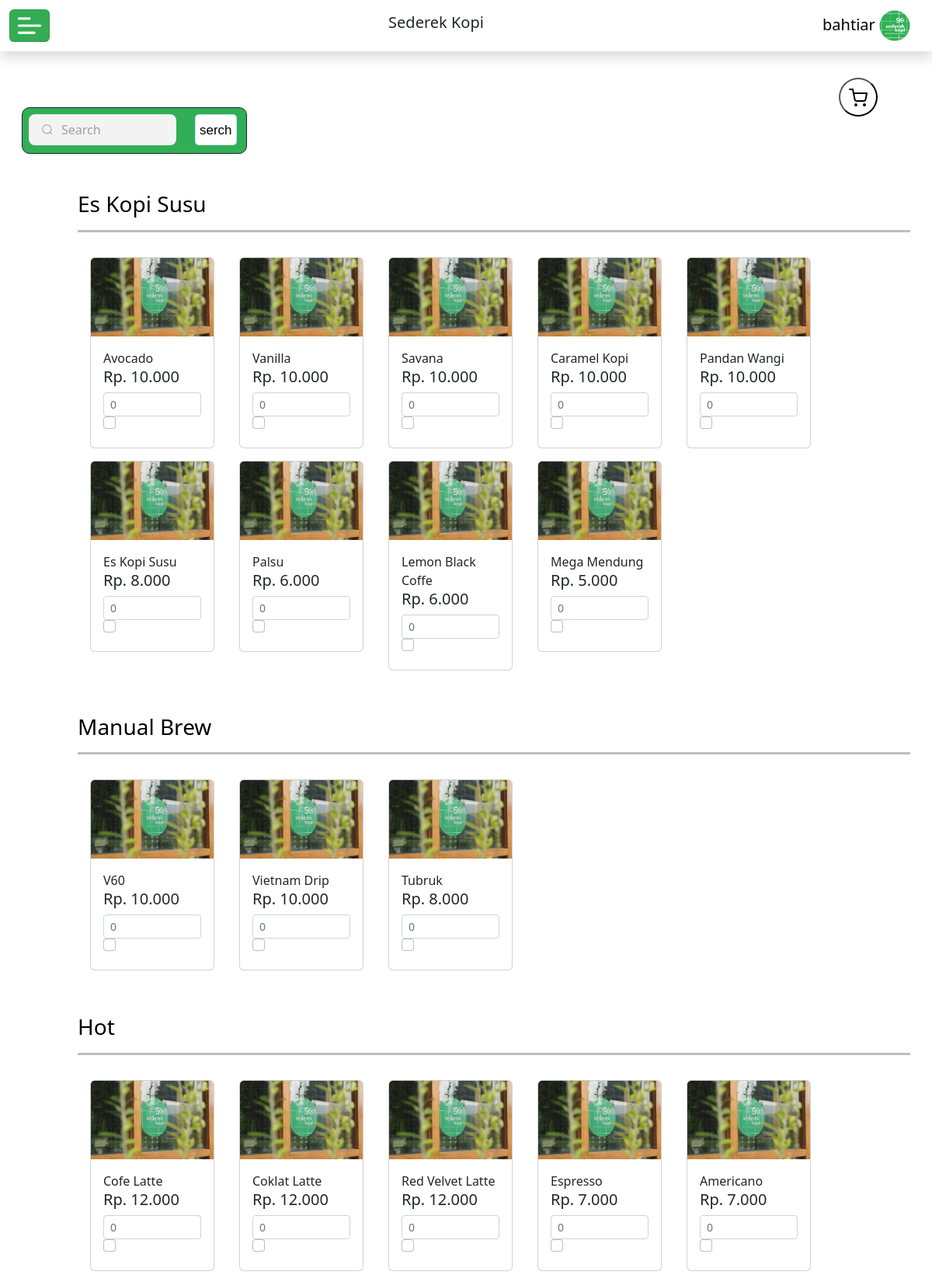
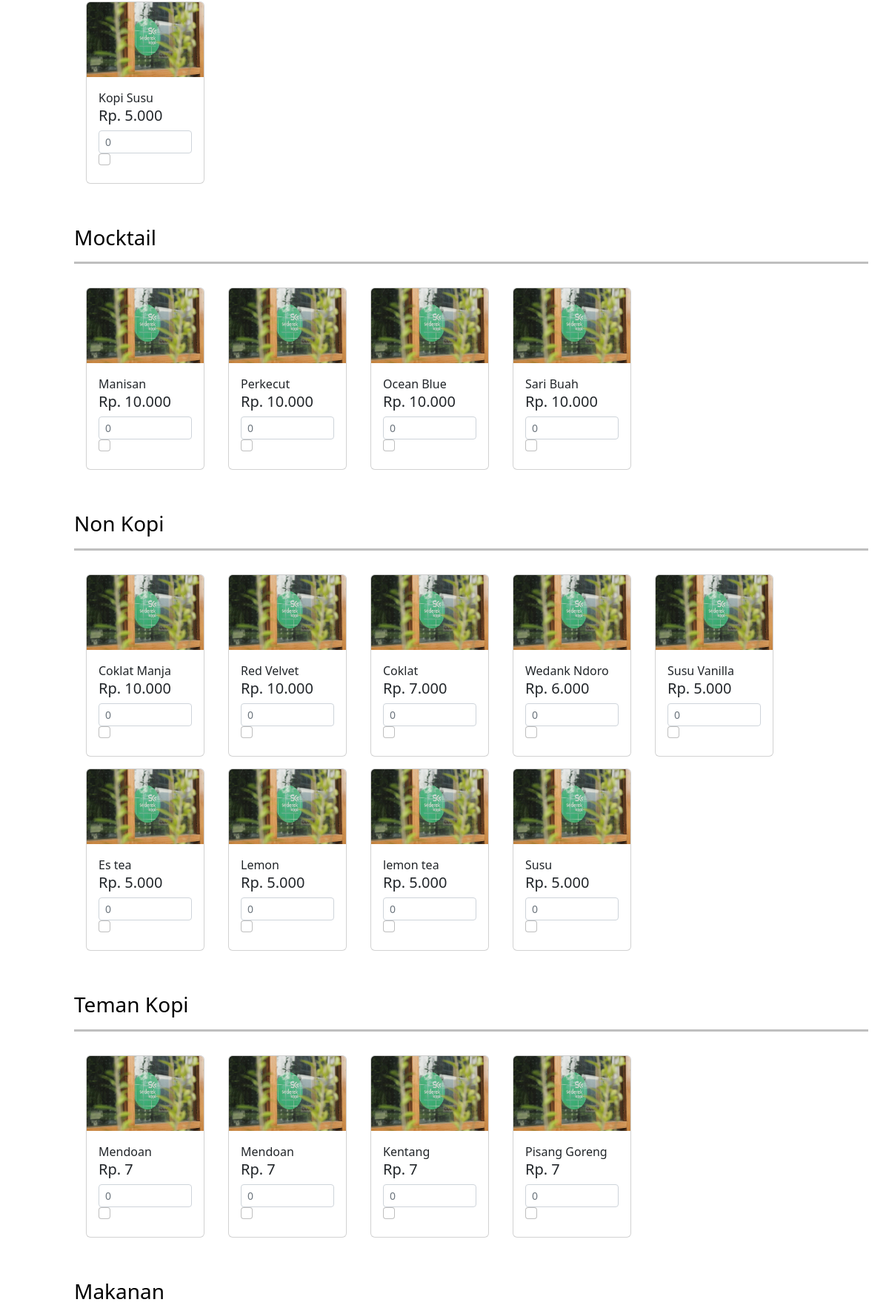
The app's page /admin/index.php (signed in, upper part) with its own data (2 pictures, top to bottom).
### tables this page shows
CREATE TABLE `kategori` (
  `id_kategori` int(11) NOT NULL,
  `nama_kategori` varchar(30) NOT NULL
);

CREATE TABLE `menu` (
  `id_menu` int(11) NOT NULL,
  `nama_menu` varchar(50) NOT NULL,
  `id_ketegori` int(11) NOT NULL,
  `stok` int(11) NOT NULL,
  `harga` int(11) NOT NULL
);

### admin/index.php (the view, shortened to what this page needs)
<?php
require'../koneksi/conn.php';
?>
<!doctype html>
<html lang="en">
<head>
    <link rel="stylesheet" href="cssadmin.css">
    <link href="https://cdn.jsdelivr.net/npm/bootstrap@5.2.0/dist/css/bootstrap.min.css" rel="stylesheet"
>
</head>
<body class="">
    <div>
        <nav class="navbar  fixed-top shadow mb-5  nav">
            <div class="container-fluid">
                <button class="navbar-toggler " type="button" data-bs-toggle="offcanvas"
                    data-bs-target="#offcanvasNavbar" aria-controls="offcanvasNavbar">
                    <span class="iconburger"><img src="gambar/menu3.png" alt=""></span>
                </button>
                <h5 class="" id="offcanvasNavbarLabel">Sederek Kopi</h5>
                <div class="navbar-brand">
                    <a class="" href="#"><?= $_SESSION['nama_karyawan'] ?></a>
                    <img src="gambar/logo_Sk.PNG" alt="">
                </div>
            </div>
        </nav>
        <button class="btnkran  "><a href="#daftarpesanan"><img src="gambar/card.svg" alt=""></a></button>
        <div class=" row mt-3 px-3 " style="margin:0; min-height: 100vh; background-color: #ffff;">
            <div class="col-xxl-9 col-xl-12 pt-4  mt-5 mx-auto ">
                <div class="col-12 formserch ">
                    <form class="row " action="#" method="post">
                        <div class="col-auto my-2">
                            <div class="group ms-2">
                                <input placeholder="Search" type="search" name="inputserch" id="inputPassword2"
                                    class="input">
                            </div>
                        </div>
                        <div class="col my-2 ">
                            <div>
                                <button type="submit" name="serch" value="serch"
                                    class="btn btn-primary mb-3  btnsrc">serch</button>
                            </div>
                        </div>
                    </form>
                </div>
                <form action="cek.php" method="post">
        <div class="row m-auto bodycontent" >
                        <?php
                        if(!empty ($inputserch)){
                            $results = mysqli_query($koneksi,"SELECT * FROM kategori where id_kategori <= 1;");
                        }else{
                            $results = mysqli_query($koneksi,"SELECT * FROM `kategori` ORDER BY `kategori`.`id_kategori` ASC");
                        }
                                    while($rowKategori = mysqli_fetch_array($results)){ ?>
                        <div class="row mx-xxl-5 mx-md-5 mx-sm-0">
                            <div class="row ">
                                <?php
                                                    if (!empty ($_POST['inputserch'])) {
                                                        $kategori="";
                                            }else{
                                           $kategori=  $rowKategori['nama_kategori'] ;
                                            }?>
                                <h3 class="mt-5" id="<?= $kategori ?>"><?= $kategori ?>
                                    <hr>
                                </h3>
                            </div>
                            <?php
                                            if(!empty ($inputserch)){
                                                 $resultskate = mysqli_query($koneksi,"SELECT * FROM kategori ");
                                                while($katerow = mysqli_fetch_array($resultskate)){
                                                    if ($inputserch === $katerow['nama_kategori']) {
                                                        $asd= $katerow['nama_kategori'];
                                                        echo "<script>
                                                        document.location.href =' http://localhost:8080/kp_sederek/admin/index.php?inputserch=#$asd';
                                                        </script>";
                                                    }  else{
                                                        $resultt = mysqli_query($koneksi,"SELECT * FROM `menu` where  nama_menu like '$inputserch%';");
                                                       }
                                                }
                                            }else{
                                                $id_kategori = $rowKategori['id_kategori'];
                                                $resultt = mysqli_query($koneksi," SELECT * FROM `menu` WHERE id_ketegori = $id_kategori");
                }
                                        while($row = mysqli_fetch_array($resultt)){ ?>
                            <label class="mx-3 my-2" for="<?= $row["id_menu"] ;?>" style="width: 10rem; min-height: 100px;">
                                <div class="card" style="width: 10rem; ;">
                                    <img src="../gambar/272910919_467341784759850_468246659572643851_n.jpg"
                                        height="101rem" class="card-img-top" alt="...">
                                    <div class="card-body">
                                        <p class="card-text">
                                            <?= $row["nama_menu"];?></p>
                                        <h5 class="card-text " name="harga" value=" <?= $row["harga"];?>">Rp.
                                            <?= number_format($row['harga']   , 0, '', '.') ?></h5>
                                        <input class="form-control form-control-sm" type="number"
                                            id="jumlah<?= $row['id_menu'] ;?>" name="jmlh[]" placeholder="0"
                                            aria-label=".form-control-sm example">
                                        <input type="checkbox" onclick="a<?= $row['id_menu'] ;?>()"
                                            class=" form-check-input mt-0" id="<?= $row['id_menu'] ;?>">
                                    </div>
                                </div>
                            </label>
                            <?php } ?>
                        </div>
                        <?php } ?>
                </form>
        </div>
        </div>
    </div>
</body>
</html>

### admin/cssadmin.css (style rules this page uses)
* { padding: 0px; margin: 0px; }
body { max-height: 100vh; height: 100%; margin: 0; }
* { scrollbar-width: none; scrollbar-color: #000000 #a77b7b; }
.group { display: flex; line-height: 28px; align-items: center; position: relative; max-width: 190px; }
.input { width: 100%; height: 40px; line-height: 28px; padding: 0 1rem; padding-left: 2.5rem; border: 2px solid transparent; border-radius: 8px; outline: none; background-color: #f3f3f4; color: #0d0c22; transition: 0.3s ease; }
.input::placeholder { color: #9e9ea7; }
.icon { position: absolute; left: 1rem; fill: #9e9ea7; width: 1rem; height: 1rem; }

### admin/index.php (style rules this page uses)
.btnsrc { border: none; font-family: sans-serif; font-size: 17px; background: transparent; color: black; border: solid 1px rgba(0, 107, 179, 0.2); padding: 5px; border-radius: 5px; transition-duration: 0s; height: 40px; background-color: white; }
.btnsrc:after { content: url("gambar/search_FILL0_wght200_GRAD200_opsz20.svg"); position: relative; top: 5px; opacity: 0; margin-left: -20px; transition-duration: 0.2s; }
.formserch { background-color: #30af56; width: 290px; height: 60px; border-radius: 10px; border: 1px solid ; }
.nav { background-color: white; }
.container-fluid img { width: 40px; }
.navbar-toggler { background-color: #34ac54; }
a { text-decoration: none; color: black; }
.navbar-toggler { padding: 0px 5px 0px 5px; }
p { margin: 0; }
.btnkran { position:sticky; top: 100px; left: 90%; display: none; width: 50px; height: 50px; border-radius: 50%; background-color: white; z-index: 1; }
@media only screen and (max-width: 1399px) { .btnkran { display: block; } }
.bodycontent h3 { color: black; }
hr { border-top: solid ; }

### records on screen
kategori: nama_kategori "Es Kopi Susu"
menu: nama_menu "Avocado", harga "10.000"
menu: nama_menu "Vanilla", harga "10.000"
menu: nama_menu "Savana", harga "10.000"
menu: nama_menu "Caramel Kopi", harga "10.000"
menu: nama_menu "Pandan Wangi", harga "10.000"
menu: nama_menu "Es Kopi Susu", harga "8.000"
menu: nama_menu "Palsu", harga "6.000"
menu: nama_menu "Lemon Black Coffe", harga "6.000"
menu: nama_menu "Mega Mendung", harga "5.000"
kategori: nama_kategori "Manual Brew"
menu: nama_menu "V60", harga "10.000"
menu: nama_menu "Vietnam Drip", harga "10.000"
menu: nama_menu "Tubruk", harga "8.000"
kategori: nama_kategori "Hot"
menu: nama_menu "Cofe Latte", harga "12.000"
menu: nama_menu "Coklat Latte", harga "12.000"
menu: nama_menu "Red Velvet Latte", harga "12.000"
menu: nama_menu "Espresso", harga "7.000"
menu: nama_menu "Americano", harga "7.000"
menu: nama_menu "Kopi Susu", harga "5.000"
kategori: nama_kategori "Mocktail"
menu: nama_menu "Manisan", harga "10.000"
menu: nama_menu "Perkecut", harga "10.000"
menu: nama_menu "Ocean Blue", harga "10.000"
menu: nama_menu "Sari Buah", harga "10.000"
kategori: nama_kategori "Non Kopi"
menu: nama_menu "Coklat Manja", harga "10.000"
menu: nama_menu "Red Velvet", harga "10.000"
menu: nama_menu "Coklat", harga "7.000"
menu: nama_menu "Wedank Ndoro", harga "6.000"
menu: nama_menu "Susu Vanilla", harga "5.000"
menu: nama_menu "Es tea", harga "5.000"
menu: nama_menu "Lemon", harga "5.000"
menu: nama_menu "lemon tea", harga "5.000"
menu: nama_menu "Susu", harga "5.000"
kategori: nama_kategori "Teman Kopi"
menu: nama_menu "Mendoan", harga "7"
menu: nama_menu "Mendoan", harga "7"
menu: nama_menu "Kentang", harga "7"
menu: nama_menu "Pisang Goreng", harga "7"
kategori: nama_kategori "Makanan"

### other values on screen
$_SESSION['nama_karyawan'] "bahtiar"
